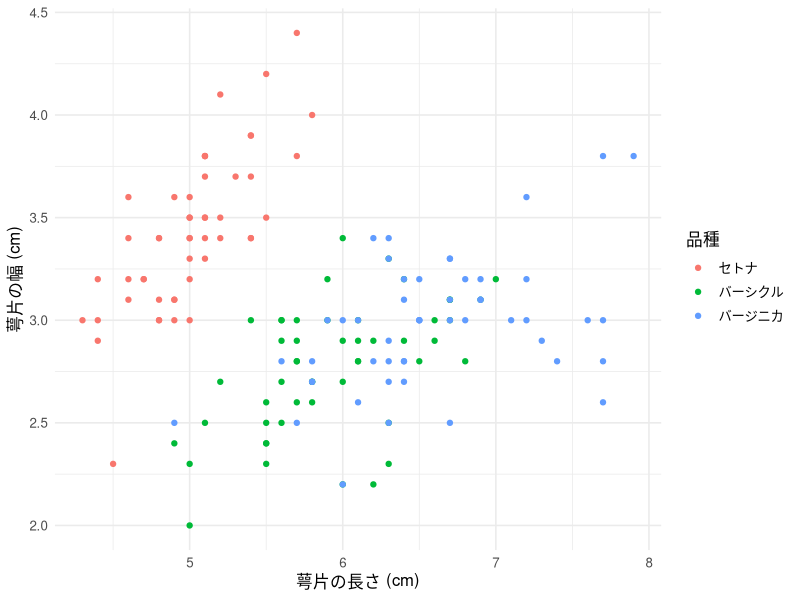

This chart was generated by the following R code:
## ---- chunk 1
print("Hello World!")
## ---- chunk 2
#| message: false
# パッケージの読み込み
library(tidyverse)
# R内蔵データセットのirisを使った可視化
iris |>
  mutate(Species2 = recode(Species,
                           "setosa"     = "セトナ",
                           "versicolor" = "バーシクル",
                           "virginica"  = "バージニカ")) |>
  ggplot() +
  geom_point(aes(x = Sepal.Length, y = Sepal.Width, color = Species2)) +
  labs(x = "萼片の長さ (cm)", y = "萼片の幅 (cm)", color = "品種") +
  theme_minimal(base_size = 12)
## ---- chunk 3
X <- c(2, 3, 5, 7, 11)
## ---- chunk 4
#| echo: false
print("Rは楽しい!")
## ---- chunk 5
#| echo: false
cat("Found '/usr/bin/tlmgr', which indicates a LaTeX distribution may have existed in the system.
Continue the installation anyway? (Y/N) ")
